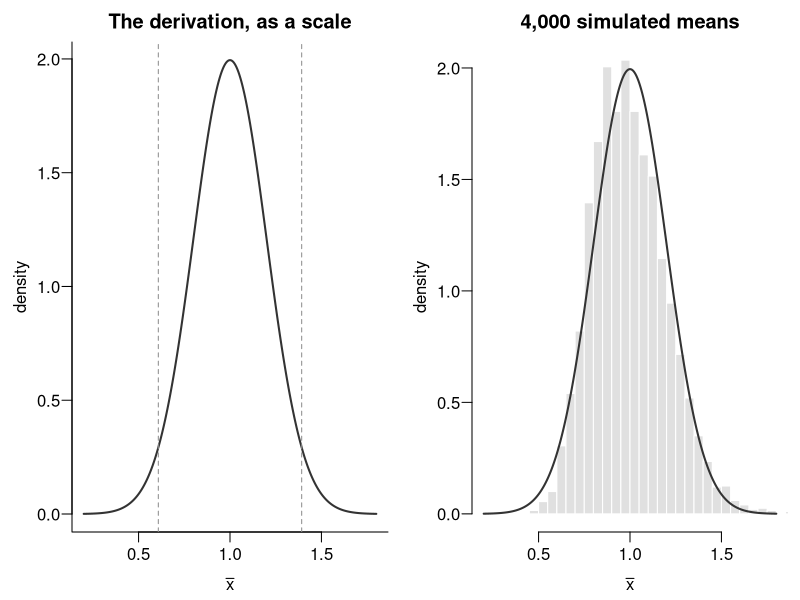

Write R code to recreate this figure.
## ---- chunk 1
#| label: se-setup
#| include: false
options(digits = 4)
## ---- chunk 2
#| label: se-sim
#| collapse: true
set.seed(2026)
tau <- 1
sigma_pop <- 1
B <- 4000

sample_means <- function(n) replicate(B, mean(rexp(n, rate = 1 / tau)))

m25 <- sample_means(25)

sd(m25)                                  # the scatter of the means
sigma_pop / sqrt(25)                     # what the theorem says it is
sd(m25) / (sigma_pop / sqrt(25))         # the check
mean(abs(m25 - tau) <= 1.96 * sigma_pop / sqrt(25))  # not the theorem
## ---- chunk 3
#| label: fig-se-sim
#| echo: false
#| fig-height: 3.2
#| fig-cap: "Left: the scale the derivation hands you, drawn as a normal curve only because a picture of a scale needs some shape. Right: four thousand means of twenty-five exponential draws, which know nothing about any of this."
se <- sigma_pop / sqrt(25)
xs <- seq(tau - 4 * se, tau + 4 * se, length.out = 400)

par(mfrow = c(1, 2), mar = c(3.4, 3.6, 2.1, 0.6), mgp = c(2.1, 0.6, 0), las = 1, bty = "l")

plot(xs, dnorm(xs, tau, se), type = "l", lwd = 2, col = "grey20",
     xlab = expression(bar(x)), ylab = "density",
     main = "The derivation, as a scale")
abline(v = tau + c(-1, 1) * 1.96 * se, lty = 2, col = "grey55")

hist(m25, breaks = 40, freq = FALSE, col = "grey88", border = "white",
     xlim = range(xs), xlab = expression(bar(x)), ylab = "density",
     main = paste0(format(B, big.mark = ","), " simulated means"))
lines(xs, dnorm(xs, tau, se), lwd = 2, col = "grey20")
## ---- chunk 4
#| label: tbl-se-scale
#| echo: false
ns <- c(25, 100, 400)
sims <- lapply(ns, sample_means)
sims[[1]] <- m25  # the figure and the table must describe the same 4,000 draws

scale_tab <- data.frame(
  n         = ns,
  predicted = sigma_pop / sqrt(ns),
  simulated = vapply(sims, sd, numeric(1)),
  covered   = mapply(function(m, n) mean(abs(m - tau) <= 1.96 * sigma_pop / sqrt(n)), sims, ns)
)

knitr::kable(
  scale_tab, digits = 3, table.attr = 'class="table"',
  col.names = c("n", "SE predicted", "SE simulated", "within 1.96 SE"),
  caption = "Four thousand simulated means at each n, against the value the derivation gives."
)
